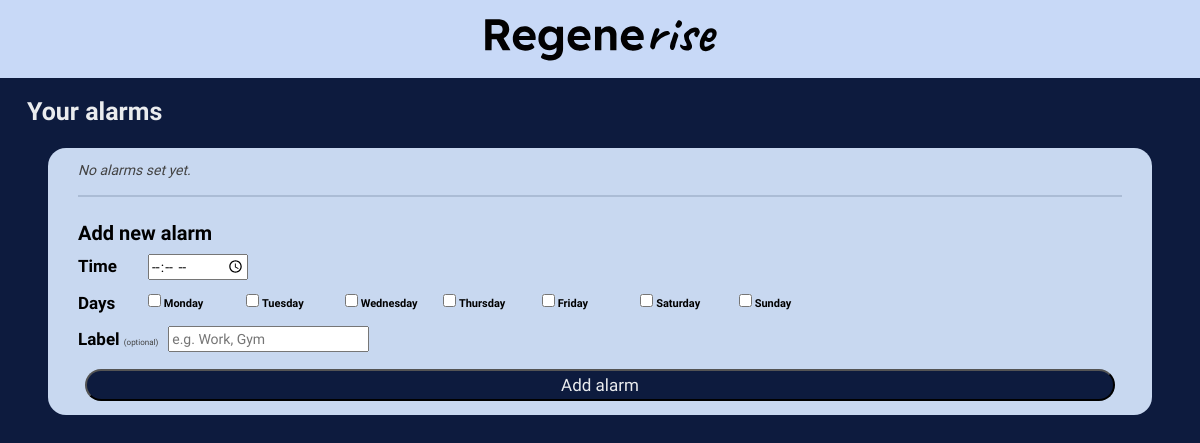
Page /regenerise/alarms on the earlier database version.
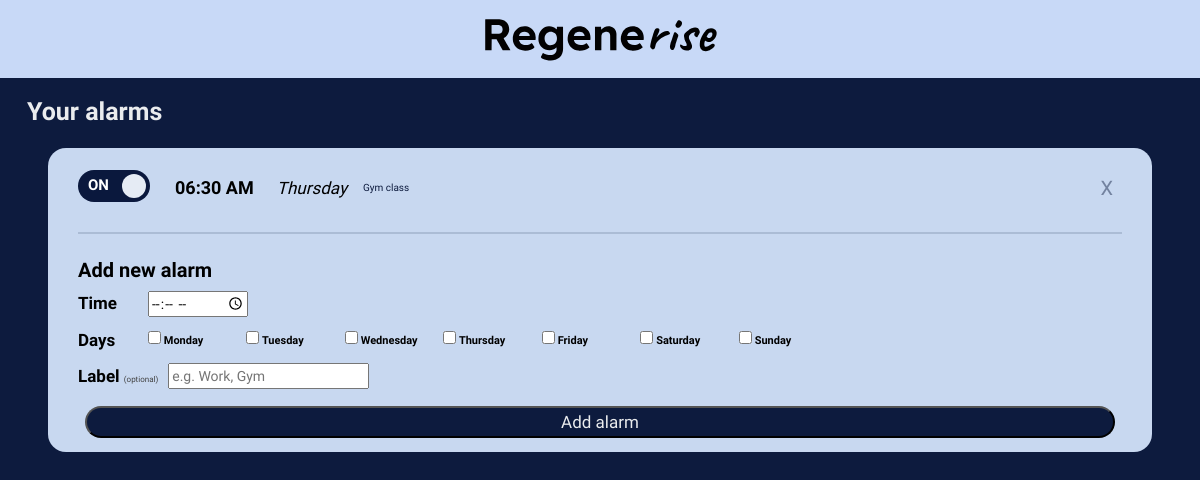
Same page on the later database version.
### backend/api/models.py (models this page shows)
class Alarm(db.Model):
    __tablename__ = "alarms"
    id = db.Column(db.Integer, primary_key=True)
    label = db.Column(db.String(30))
    alarm_time = db.Column(db.Time)
    enabled = db.Column(db.Boolean)
    repeat_days = db.Column(db.String(7))
    created_at = db.Column(db.DateTime)
    device_id = db.Column(db.Integer, db.ForeignKey("devices.id"))
    device = db.relationship("Device", back_populates="alarms")
    alarm_events = db.relationship("AlarmEvent", back_populates="alarm")

### frontend/initial.py (the view)
@app.route('/regenerise/alarms')
def alarmPage():
    alarms = get_alarms_for_display(DEVICE_ID)
    return render_template('alarms.html', alarms=alarms)

### frontend/initial.py (called while the page is built)
def get_alarms_for_display(device_id):
    return(Alarm.query
           .filter_by(device_id=device_id)
           .order_by(Alarm.alarm_time).all())

@app.template_filter('format_days')
def format_days(repeat_days):
    if not repeat_days:
        return 'Once'
    else:
        days = sorted(set(repeat_days)) # removes duplicates and sorts numerically
    if days == ['1', '2', '3', '4', '5']:
        return 'Weekdays'
    elif days == ['6', '7']:
        return 'Weekends'
    elif days == ['1', '2', '3', '4', '5', '6', '7']:
        return 'Everyday'
    else:
        return ', '.join(DAY_MAP[x] for x in days if x in DAY_MAP)

### frontend/templates/alarms.html (shortened to what this page needs)
{% extends "base.html" %}
{% block content %}
<div class="greeting-row">
    <h2 class="greeting-text">Your alarms</h2>
</div>
<div class="main-boxes">
    <div class="rg-box alarms-box">
        {% if alarms %}
        <ul class="alarm-list alarms-full-list">
            {% for alarm in alarms %}
            <li class="alarm-row">
                <form method="POST" action="/regenerise/alarms/toggle/{{ alarm.id }}">
                    <label class="toggle-switch">
                        <span class="toggle-track">
                            <span class="toggle-label-on">ON</span>
                            <span class="toggle-thumb"></span>
                        </span>
                    </label>
                </form>
                <span class="alarm-time">
                    {{ alarm.alarm_time.strftime('%I:%M %p') if alarm.alarm_time else '--:--' }}
                </span>
                <span class="alarm-days">{{ alarm.repeat_days | format_days }}</span>
                {% if alarm.label %}
                    <span class="alarm-label-tag">{{ alarm.label }}</span>
                {% endif %}
                <form method="POST" action="/regenerise/alarms/delete/{{ alarm.id }}" class="alarm-delete-form">
                    <button type="submit" class="alarm-delete-btn" title="Delete alarm">X</button>
                </form>
            </li>
            {% endfor %}
        </ul>
        {% else %}
            <p class="no-alarms-msg">No alarms set yet.</p>
        {% endif %}
         <div class="add-alarm-section">
            <h4 class="box-title">Add new alarm</h4>
            <form method="POST" action="/regenerise/alarms/add" class="add-alarm-form">
                <div class="alarm-form-row">
                    <label class="alarm-form-label">Time</label>
                    <input type="time" name="alarm_time" class="alarm-input alarm-time-input" required>
                </div>
                <div class="alarm-form-row">
                    <label class="alarm-form-label">Days</label>
                    <div class="day-checkboxes">
                        {% for num, day in [('1','Monday'), ('2','Tuesday'), ('3','Wednesday'), ('4','Thursday'), ('5','Friday'), ('6','Saturday'), ('7','Sunday')] %}
                        <label class="day-label">
                            <input type="checkbox" name="days" value="{{ num }}">
                            <span class="day-bubble">{{ day }}</span>
                        </label>
                        {% endfor %}
                    </div>
                </div>
                <div class="alarm-form-row">
                    <label class="alarm-form-label">Label <span class="optional-tag">(optional)</span></label>
                    <input type="text" name="label" class="alarm-input alarm-label-input" placeholder="e.g. Work, Gym" maxlength="30">
                </div>
                <button type="submit" class="alarm-add-btn">Add alarm</button>
            </form>
         </div>
    </div>
</div>
{% endblock %}

### frontend/templates/base.html (shortened to what this page needs)
{% extends "bootstrap/base.html" %}
{% block styles %}
    {{ super() }}
    <link rel="stylesheet" href="{{ url_for('static', filename='regenerisestyle.css') }}">
{% endblock %}
{% block navbar %}
<nav class="rg-navbar">
    <div class="text-center">
        <a href="/"><img src="{{ url_for('static', filename='regeneriselogo.svg') }}" alt="Regenerise" class="logo-img"></a>
    </div>
</nav>
{% endblock %}

### frontend/static/regenerisestyle.css (style rules this page uses)
:root { --bg-dark: #0d1b3e; --bg-box: #c8d8f0; --bg-navbar: #c8d9f7; --white-text: #eaecee; --black-text: #000000; --toggle-on: #0a183d; --toggle-off: #909090; --goal-button: #0a183d; --lighter-box: #e5ebf4; --help-grey: #424242; --radius-box: 18px; --radius-btn: 50px; }
body { background-color: var(--bg-dark); font-family: 'Lexend', Verdana, Geneva, Tahoma, sans-serif; color: var(--black-text); min-height: 100vh; display: flex; flex-direction: column; }
.main-boxes { padding: 0rem 3.8rem; }
.rg-navbar { background-color: var(--bg-navbar); padding: 0.9rem 1.5rem; text-align: center; }
.logo-img { max-height: 60px; padding: 0.5rem; }
.greeting-row { padding: 2rem 2.7rem 1.2rem 2.7rem; display: flex; justify-content: space-between; }
.greeting-text { color: var(--white-text); font-size: 2.5rem; font-weight: 700; margin: 0; }
.rg-box { background-color: var(--bg-box); border-radius: var(--radius-box); padding: 0.7rem 3rem; color: var(--black-text); }
.box-title { font-size: 2rem; font-weight: 700; color: var(--black-text); margin-bottom: 1rem; }
.alarm-list { list-style: none; padding: 0; margin: 0; }
.alarm-list li { display: flex; padding: 0.5rem 0rem; align-items: center; }
.alarm-time { padding: 0rem 1.3rem 0rem 1.5rem; font-size: 1.8rem; font-weight: 600; }
.alarm-days { padding: 0rem; font-size: 1.7rem; font-style: italic; }
.alarms-box { margin: 1rem; }
.alarms-full-list { list-style: none; padding: 0; margin: 1rem 0.5rem 2rem 0; }
.alarm-row { display: flex; align-items: center; gap: 1rem; padding: 0.75rem 0; border-bottom: 1.5px solid rgba(0, 0, 0, 0.2); flex-wrap: wrap; }
.alarm-row:last-child { border-bottom: none; }
.alarm-label-tag { font-size: 1rem; border-radius: 20px; padding: 0.2rem 0.6rem; color: var(--bg-dark); }
.alarm-delete-form { margin-left: auto; }
.alarm-delete-btn { background: transparent; border: none; color: var(--bg-dark); font-size: 2rem; opacity: 0.45; padding: 0.2rem 0.4rem; border-radius: 4px; transition: opacity 0.15s; }
.add-alarm-section { border-top: 2px solid rgba(13, 27, 62, 0.15); padding-top: 1.5rem; margin-top: 0.5rem; }
.add-alarm-form { display: flex; flex-direction: column; gap: 1rem; }
.alarm-form-row { display: flex; align-items: center; gap: 1rem; flex-wrap: wrap; }
.alarm-form-label { font-weight: 600; font-size: 1.7rem; min-width: 60px; margin: 0; }
.optional-tag { font-weight: 400; font-size: 0.8rem; color: var(--help-grey); }
.alarm-add-btn { background-color: var(--bg-dark); color: var(--white-text); font-size: 1.7rem; border-radius: var(--radius-btn); margin: 0.7rem; padding: 0.2rem; }
.toggle-switch { position: relative; display: inline-flex; align-items: center; cursor: pointer; margin: 0; flex-shrink: 0; }
.toggle-track { display: flex; align-items: center; width: 72px; height: 32px; border-radius: 50px; background-color: var(--toggle-off); position: relative; transition: background-color 0.25s; cursor: pointer; }
.toggle-switch input:checked ~ .toggle-track { background-color: var(--toggle-on); }
.toggle-thumb { position: absolute; width: 24px; height: 24px; border-radius: 50%; background-color: var(--lighter-box); left: 4px; transition: left 0.25s; }
.toggle-switch input:checked ~ .toggle-track .toggle-thumb { left: 44px; }
.toggle-label-on, .toggle-label-off { position: absolute; font-size: 1.5rem; font-weight: 700; color: #ffffff; pointer-events: none; user-select: none; }
.toggle-label-on { left: 10px; opacity: 0; }
.toggle-switch input:checked ~ .toggle-track .toggle-label-on { opacity: 1; }
.day-label { width: 95px; font-size: 1.1rem; font-weight: 600; }

Differences in the rows shown:
added Alarm: alarm_time "06:30 AM", repeat_days "Thursday", label "Gym class"
Other differences:
text no longer shown: "No alarms set yet."
